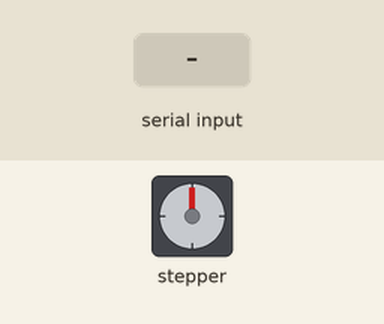
The sketch below on a simulated Arduino Uno, built with avr-gcc and run on an emulated ATmega328P. Parts: stepper motor. Wiring (inferred from the names in the program): stepper motor driver (200 steps per turn assumed): step pin 13; direction pin 12; enable pin 11. The test bench sets the inputs (shaded band). What the sketch prints to the serial monitor is not drawn.

Above: at 1.2 s.
1.3 s: "O90\n" received over Serial
Timing chart, 0 to 15.7 s (numbered marks = the images above; inputs shaded):
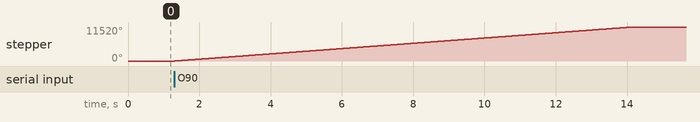

The sketch:

Stepper_con.ino
```cpp
// This MUST be flashed to the Ardunio before beginning experiments. This is the stepper driver, which tells the Arduino how to behave
// The arduino will read the serial connection, waiting for new commands to be sent.
// Command format: O45 (open 45 degrees), C20 (close 20 degrees) etc.

//defines pins
const int stepPin = 13;  //PUL -Pulse
const int dirPin = 12; //DIR -Direction
const int enPin = 11;  //ENA -Enable

char dir; // Holds direction of rotation (F, B)
float distance; // Holds rotational distance in degrees
int steps; // Holds number of steps needed to make this rotation
float steps_per_rot = 25600; // Holds number of steps in 360 degrees
int wait_for_transmission = 5; // Delay in ms in order to receive the serial data

void setup(){
  Serial.begin(9600);
  Serial.setTimeout(100);    // Instead of the default 1000ms, in order
                            // to speed up the Serial.parseInt()

  //Sets the pins as Outputs
  pinMode(stepPin,OUTPUT);
  pinMode(dirPin,OUTPUT);
  pinMode(enPin,OUTPUT);
  digitalWrite(enPin,HIGH);
}

void loop(){
    // Check if characters available in the buffer
    if (Serial.available() > 0) {
        dir = Serial.read();
        delay(wait_for_transmission); // If not delayed, second character is not correctly read
        distance = Serial.parseFloat(); // Waits for an int to be transmitted
        steps = steps_per_rot*distance/360;
        Serial.print(steps);
        Serial.print('\n');
        }

    switch (dir){
      case 'O': // Stepper forward, i.e. dirPin HIGH
        //Swtiches the motor on
        digitalWrite(enPin,LOW);
        //Sets motor direction as forward
        digitalWrite(dirPin,HIGH);

        //Makes the necessary number of pulses
        for(int x = 0; x < steps; x++){
            digitalWrite(stepPin,HIGH);
            delayMicroseconds(1000);
            digitalWrite(stepPin,LOW);
            delayMicroseconds(1000);
        }

        //Switches the motor off
        digitalWrite(enPin,HIGH);

        break;

      case 'C': // Stepper backward, i.e. dirPin LOW
        //Swtiches the motor on
        digitalWrite(enPin,LOW);
        //Sets motor direction as forward
        digitalWrite(dirPin,LOW);

        // LIMIT TO 45 DEGREES AT A TIME.

        //Makes 25600 Pulses for making one full cycle rotation
        for(int x = 0; x < steps; x++){
            digitalWrite(stepPin,HIGH);
            delayMicroseconds(1000);
            digitalWrite(stepPin,LOW);
            delayMicroseconds(1000);
          }

          digitalWrite(enPin, HIGH);

        break;

      default: // Unexpected char
        break;
    }

    Serial.flush();
}
```

Measured:
- after the input at 1.3 s, stepper: turns 11520° clockwise in 12.8 s, starting at once
